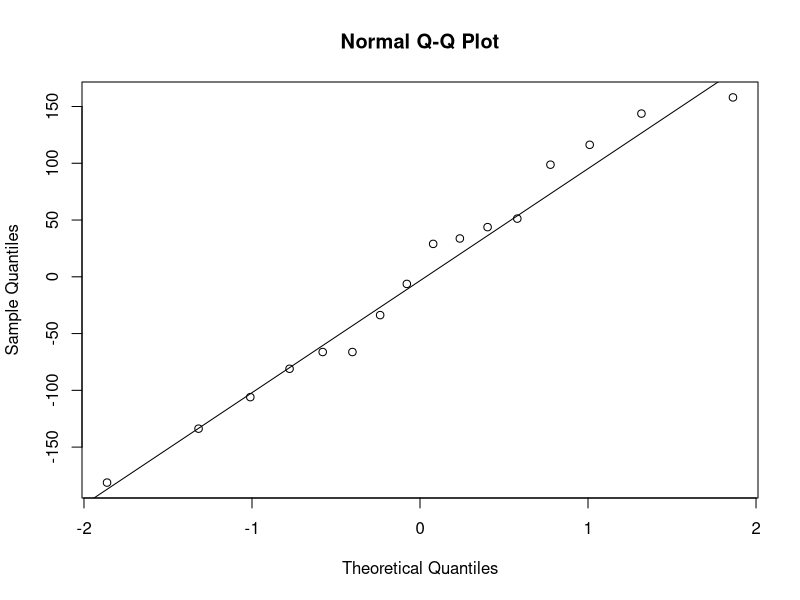
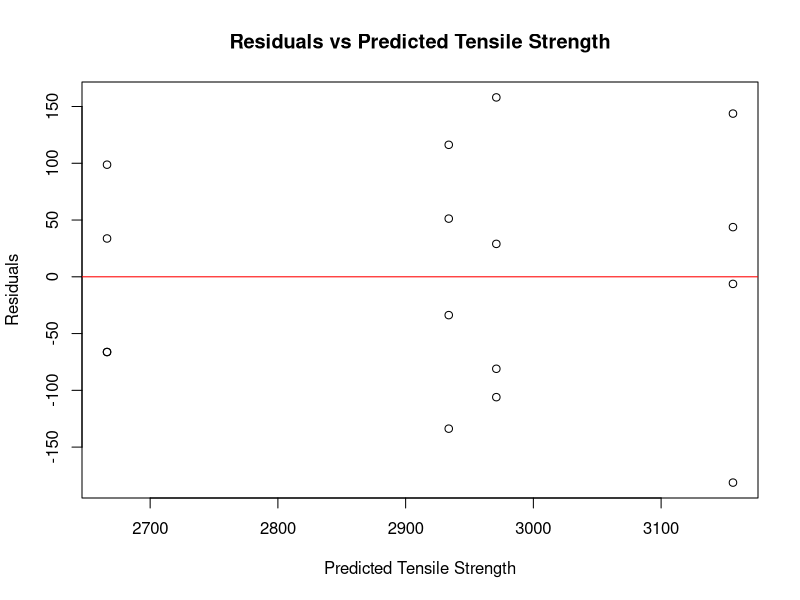
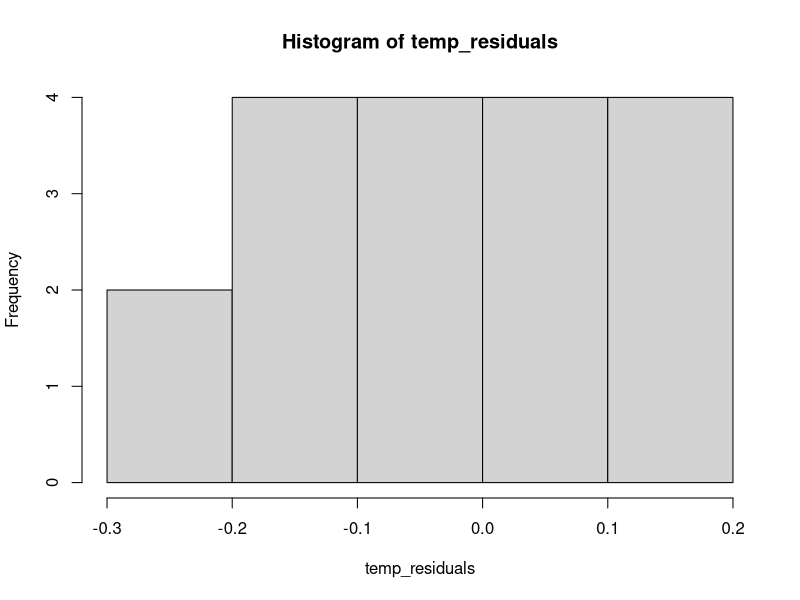
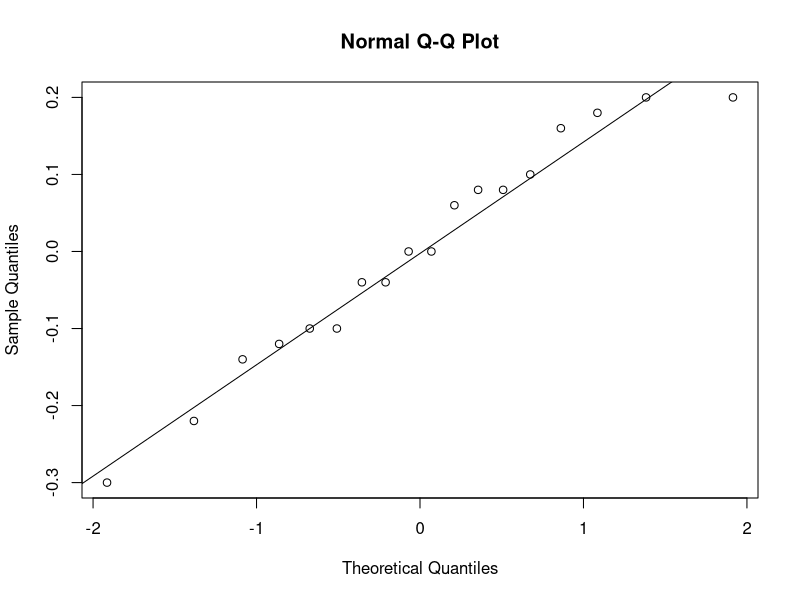
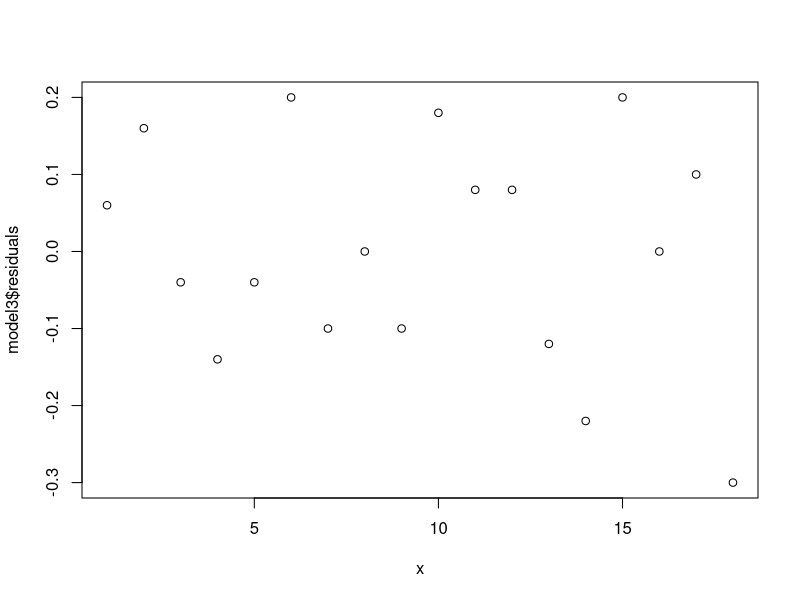
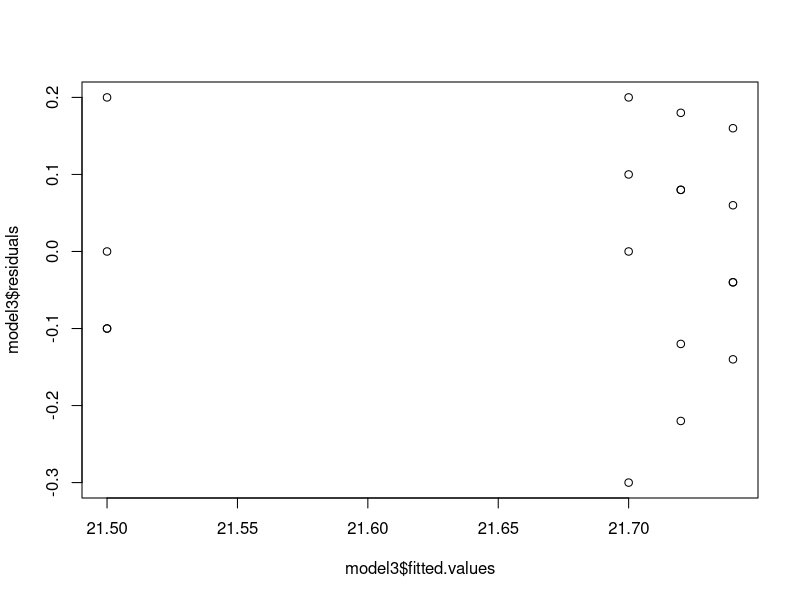

R code for these plots, in order:
## ---- chunk 1
knitr::opts_chunk$set(echo = TRUE)
## ---- chunk 2
aov_function <- function(df) {
  
  outcome_var <- df[[1]]
  factor_var <- df[[2]]
  
  groups <- split(outcome_var, factor_var)
  k <- length(groups)
  n <- length(outcome_var)
  y_ddot <- mean(outcome_var)
  df_bw_groups <- k-1
  df_in_groups <- n-k
  
  SSE <- sum(sapply(groups, function(group) (length(group) - 1) * var(group)))
  
  MSE <- SSE/df_in_groups
  
  SST <- sum(sapply(groups, function(group) length(group) * (mean(group) - y_ddot)^2))
  
  MST <- SST/df_bw_groups
  
  F0 <- MST/MSE
  
  aov_table <- matrix(c(df_bw_groups, SST, MST, F0,
                   df_in_groups, SSE, MSE, NA), 
                 nrow = 2, byrow = TRUE)
   
  rownames(aov_table) <- c("method", "Residuals")
  colnames(aov_table) <- c("Df", "Sum Sq", "Mean Sq", "F value")
  
  return(aov_table)
}
## ---- chunk 3
google <- c(46, 49, 51, 42)
waze <- c(44, 47, 47, 43)
gut <- c(50, 51, 45, 43)

commute_df <- data.frame(
  time = c(google, waze, gut),
  method = c(rep("google", 4),
             rep("waze", 4),
             rep("gut", 4))
)

aov_function(commute_df)
## ---- chunk 4
model1 <- aov(time ~ method, data=commute_df)
summary(model1)
## ---- chunk 5
temp_100 <- c(21.8, 21.9, 21.7, 21.6, 21.7)
temp_125 <- c(21.7, 21.4, 21.5, 21.4)
temp_150 <- c(21.9, 21.8, 21.8, 21.6, 21.5)
temp_175 <- c(21.9, 21.7, 21.8, 21.4)

temp_df <- data.frame(
  density = c(temp_100, temp_125, temp_150, temp_175),
  method = c(rep("temp_100", 5),
             rep("temp_125", 4),
             rep("temp_150", 5),
             rep("temp_175", 4))
)

aov_function(temp_df)
## ---- chunk 6
model2 <- aov(density ~ method, data=temp_df)
summary(model2)
## ---- chunk 7
mix_1 <- c(3129, 3000, 2865, 2890)
mix_2 <- c(3200, 3300, 2975, 3150)
mix_3 <- c(2800, 2900, 2985, 3050)
mix_4 <- c(2600, 2700, 2600, 2765)

tensile_strength_df <- data.frame(
  strength = c(mix_1, mix_2, mix_3, mix_4),
  technique = c(rep("mix_1", 4),
             rep("mix_2", 4),
             rep("mix_3", 4),
             rep("mix_4", 4))
               
)

model <- aov(strength ~ technique, data=tensile_strength_df)

residuals <- residuals(model)

qqnorm(residuals)
qqline(residuals)
## ---- chunk 8
predicted <- fitted(model)

plot(predicted, residuals, 
     xlab = "Predicted Tensile Strength", 
     ylab = "Residuals", 
     main = "Residuals vs Predicted Tensile Strength")

abline(h = 0, col = "red")
## ---- chunk 9
model3 <- aov(density ~ method, data=temp_df)

temp_residuals <- residuals(model3)

hist(temp_residuals)
## ---- chunk 10
qqnorm(temp_residuals)
qqline(temp_residuals)
## ---- chunk 11
shapiro.test(temp_residuals)
## ---- chunk 12
names(model3)

model3$residuals
## ---- chunk 13
x <- 1:length(model3$residuals)
plot(model3$residuals ~ x)
## ---- chunk 14
plot(model3$residuals~model3$fitted.values)
